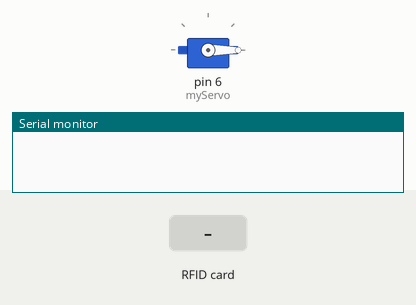
Bench run of a sketch on a simulated Arduino Uno, built with avr-gcc and run on an emulated ATmega328P. Shown: servo, the last lines printed to the serial monitor. The test bench sets the inputs (shaded band).

Above: at 1.2 s.
1.3 s: RFID card 83 EA 6C 14 held to the reader
At 5.7 s:
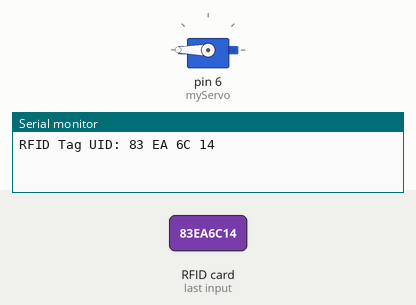
5.8 s: RFID card 5E 7A 19 C4 held to the reader
Timing chart, 0 to 8.8 s (numbered marks = the images above; inputs shaded):
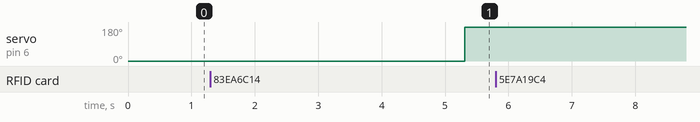

Measured:
- after the input at 1.3 s, servo on pin 6 (myServo): 0° → 180° after 4.0 s

The sketch:

rfid_security_system.ino
```cpp
#include <SPI.h>
#include <MFRC522.h>
#include <Servo.h>  // Include the Servo library

#define SS_PIN 10
#define RST_PIN 9

MFRC522 rfid(SS_PIN, RST_PIN); // Instance of the class

MFRC522::MIFARE_Key key;

Servo myServo;  // Create a Servo object

// Define the valid UID (for example, your provided UID: 83 EA 6C 14)
byte validUID[] = { 0x83, 0xEA, 0x6C, 0x14 };  // Replace this with the UID of your allowed card

void setup() {
  Serial.begin(9600);
  SPI.begin();  // Init SPI bus
  rfid.PCD_Init();  // Init RC522
  myServo.attach(6);  // Attach the servo to pin 6
  myServo.write(0);  // Initialize the servo at 0 degrees
}

void loop() {
  // Reset the loop if no new card is present on the sensor/reader
  if ( ! rfid.PICC_IsNewCardPresent())
    return;

  // Verify if the NUID has been read
  if ( ! rfid.PICC_ReadCardSerial())
    return;

  // Print RFID UID for debugging
  Serial.print(F("RFID Tag UID:"));
  printHex(rfid.uid.uidByte, rfid.uid.size);
  Serial.println("");

  // Check if the detected UID matches the valid UID
  if (isUIDValid(rfid.uid.uidByte, rfid.uid.size)) {
    // Move the servo from 0 to 90 degrees if the UID matches
    myServo.write(0);  // Move the servo to 90 degrees
    delay(4000);  // Wait for 1 second
    myServo.write(180);  // Move the servo back to 0 degrees
    delay(1000);  // Wait for 1 second
    Serial.println("Valid RFID Tag detected.");
  } else {
    // If the UID is not valid, do nothing (servo will stay at 0 degrees)
    Serial.println("Invalid RFID Tag detected.");
  }

  rfid.PICC_HaltA();  // Halt PICC
}

// Routine to dump a byte array as hex values to Serial
void printHex(byte *buffer, byte bufferSize) {
  for (byte i = 0; i < bufferSize; i++) {
    Serial.print(buffer[i] < 0x10 ? " 0" : " ");
    Serial.print(buffer[i], HEX);
  }
}

// Function to check if the detected UID matches the valid one
bool isUIDValid(byte *uid, byte uidSize) {
  if (uidSize != sizeof(validUID)) {
    return false;  // If the UID size doesn't match, return false
  }

  for (byte i = 0; i < uidSize; i++) {
    if (uid[i] != validUID[i]) {
      return false;  // If any byte doesn't match, return false
    }
  }

  return true;  // UID matches the valid one
}
```
